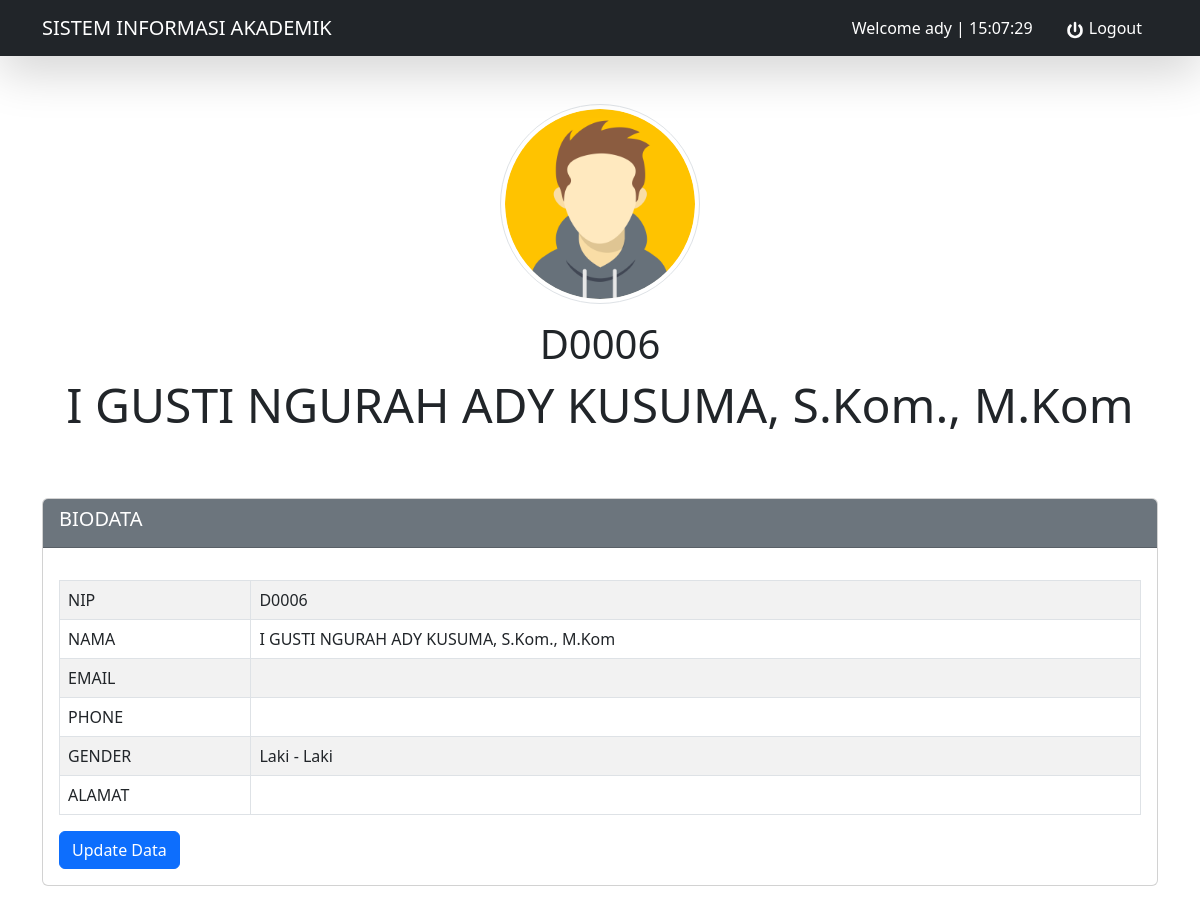
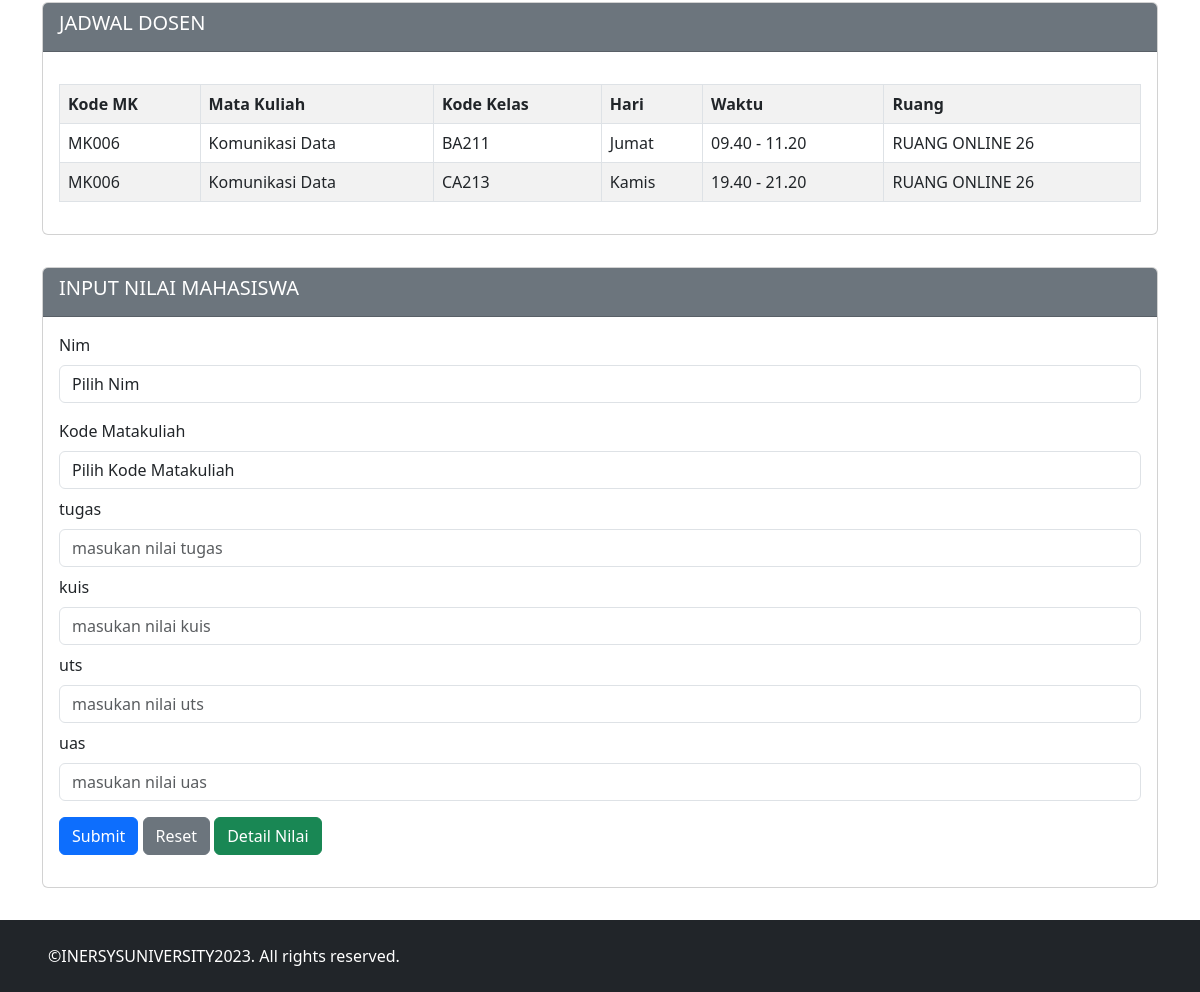
Page /dosen/dosen.php (signed in) on the committed database (2 pictures, top to bottom).
### tables this page shows
CREATE TABLE `dosen` (
  `nim` varchar(10) NOT NULL,
  `nama` varchar(100) NOT NULL,
  `alamat` varchar(500) NOT NULL,
  `gender` tinyint(1) DEFAULT NULL,
  `phone` varchar(12) NOT NULL,
  `email` varchar(50) NOT NULL
);

CREATE TABLE `jadwal` (
  `kode_jadwal` int(11) NOT NULL,
  `kode_kelas` varchar(10) NOT NULL,
  `kode_mk` varchar(10) DEFAULT NULL,
  `ruang` varchar(100) NOT NULL,
  `hari` varchar(10) DEFAULT NULL,
  `waktu` varchar(100) DEFAULT NULL
);

CREATE TABLE `matakuliah` (
  `kode_mk` varchar(10) NOT NULL,
  `nama_mk` varchar(100) DEFAULT NULL,
  `sks` int(11) DEFAULT NULL,
  `nim` varchar(10) NOT NULL
);

### koneksi.php (called while the page is built, shortened)
<?php
class koneksi {
	private $host = "localhost";
	private $user = "root";
	private $pass = "";
	private $dbname = "siak";
	public function getKoneksi() {
		$this->db_connection = new mysqli($this->host, $this->user, $this->pass, $this->dbname);
		if ($this->db_connection->connect_errno) {
			echo "Failed to connect to Database: (" . $this->db_connection->connect_errno . ") " . $this->db_connection->connect_error;
		} else {
			return $this->db_connection;
		}
	}
	public function tampildsn(){
		$db = new koneksi();
		$koneksi = $db->getKoneksi();
		$data=mysqli_query($koneksi, "SELECT * FROM dosen where nim='$_SESSION[nim]'");
		while($row=mysqli_fetch_array($data)){
			$hasil[]=$row;
		}
		return $hasil;
	}
	public function jdw_dsn(){
		$db = new koneksi();
		$koneksi = $db->getKoneksi();
		$this->data=mysqli_query($koneksi, "SELECT matakuliah.kode_mk, nama_mk, jadwal.kode_kelas, hari, waktu, ruang
		FROM
		matakuliah inner join jadwal
		ON matakuliah.kode_mk = jadwal.kode_mk
		WHERE matakuliah.nim ='$_SESSION[nim]'");
		if (mysqli_num_rows($this->data)>0) {
			while($row=mysqli_fetch_array($this->data)){
				$hasil[]=$row;
			}
			return $hasil;
		}
	}
}
?>

### dosen/dosen.php (the view, shortened to what this page needs)
<?php
include ('../koneksi.php');
$db = new koneksi();
$koneksi = $db->getKoneksi();
$tampil = $db->tampildsn();
$NIM=$_SESSION ['nim'] ;
$query="SELECT * from matakuliah where nim='$NIM'";
$sql= mysqli_query($koneksi,$query);
$dt= mysqli_fetch_array($sql);
?>
<html>
    <head>
        <link rel="stylesheet" href="../style.css">
        <link href="https://cdn.jsdelivr.net/npm/bootstrap@5.3.0-alpha1/dist/css/bootstrap.min.css" rel="stylesheet">
        <link rel="stylesheet" href="../style.css">
    </head>
    <body>
        <nav class="navbar navbar-expand-lg navbar-dark shadow-lg sticky-top bg-dark">
            <div class="container">
                <a class="navbar-brand" href="admin.php">SISTEM INFORMASI AKADEMIK</a>
                <div class="collapse navbar-collapse" id="navbarNav">
                    <ul class="navbar-nav ms-auto">
                        <li class="navbar-brand fs-6">
                            <?php
                            echo "Welcome " . $_SESSION['username'];
                            echo date(' |  H:i:s');
                        ?>
                    </li>
                    <li class="navbar-brand fs-6">
                        <a href="../logout.php"><img src="../img/logout.png" alt="logout" width="20px" class="logout"> Logout</a>
                    </li>
                    </ul>
                </div>
            </div>
        </nav>
        <section class="jumbotron text-center">
            <img src="../img/profile.png" alt="profile" width="200px" class="rounded-circle img-thumbnail mb-3" />
            <h1 class="display-6"><?php echo $_SESSION['nim'] ?></h1>
            <h1 class="display-5"><?php echo $_SESSION['nama'] ?></h1>
        </section>
        <section>
            <div class="container d-flex justify-content-center addusr">
                <div class="card" style="width: 70rem;">
                    <div class="card-header bg-secondary text-white">
                        <h5 class="card-title mb-2">BIODATA</h5>
                    </div>
                    <div class="card-body table-responsive">
                        <table class="table table-bordered border border-secondary ">
                        <?php
                                foreach($tampil as $row);
                                ?>
                                <table class="table table-bordered table-striped">
                                    <tr>
                                        <td>NIP</td>
                                        <td><?php echo $row['nim'] ?></td>
                                    </tr>
                                    <tr>
                                        <td>NAMA</td>
                                        <td><?php echo $row['nama'] ?></td>
                                    </tr>
                                    <tr>
                                        <td>EMAIL </td>
                                        <td><?php echo $row['email'] ?></td>
                                    </tr>
                                    <tr>
                                        <td>PHONE </td>
                                        <td><?php echo $row['phone'] ?></td>
                                    </tr>
                                    <tr>
                                        <td>GENDER </td>
                                        <td><?php
                                                if($row['gender']==1) {
                                                    echo "Laki - Laki";
                                                } else if($row['gender']==0){
                                                    echo "Perempuan";
                                                }?>
                                        </td>
                                    </tr>
                                    <tr>
                                        <td>ALAMAT</td>
                                        <td><?php echo $row['alamat'] ?></td>
                                    </tr>
                        </table>
                        <a class="btn btn-primary" href="up_dosen.php?nim=<?=$row['nim']?>" role="button">Update Data</a>
                    </div>
                </div>
            </div>
        </section>
        <?php
            $jdw = $db->jdw_dsn();
            if (mysqli_num_rows($db->data)>0) {
        ?>
        <section>
            <div class="container d-flex justify-content-center addusr">
                <div class="card" style="width: 70rem;">
                    <div class="card-header bg-secondary text-white">
                        <h5 class="card-title mb-2">JADWAL DOSEN</h5>
                    </div>
                    <div class="card-body">
                        <table class="table table-bordered border border-secondary ">
                                <table class="table table-bordered table-striped">
                                    <tr>
                                        <th>Kode MK</th>
                                        <th>Mata Kuliah</th>
                                        <th>Kode Kelas</th>
                                        <th>Hari</th>
                                        <th>Waktu</th>
                                        <th>Ruang</th>
                                    </tr>
                                    <?php
                                        foreach($jdw as $mpl){;?>
                                    <tr>
                                        <td><?php echo $mpl['kode_mk'] ?></td>
                                        <td><?php echo $mpl['nama_mk'] ?></td>
                                        <td><?php echo $mpl['kode_kelas'] ?></td>
                                        <td><?php echo $mpl['hari'] ?></td>
                                        <td><?php echo $mpl['waktu'] ?></td>
                                        <td><?php echo $mpl['ruang'] ?></td>
                                    </tr>
                                    <?php }?>
                            </table>
                    </div>
                </div>
            </div>
        </section>
        <?php }?>
        <section>
            <div class="container d-flex justify-content-center addusr">
                <div class="card" style="width: 70rem;">
                    <div class="card-header bg-secondary text-white">
                        <h5 class="card-title mb-2">INPUT NILAI MAHASISWA</h5>
                    </div>
                    <div class="card-body">
                        <form action="add_nilai.php" method="post">
                            <div class="mb-3">
                                <label for="nim" class="form-label">Nim</label>
                                <select name="nim" class="form-control" id="nim">
                                    <option value="">Pilih Nim</option>
                                </select>
                            </div>
                            <div class="mb-2">
                                <label for="kode_mk" class="form-label">Kode Matakuliah</label>
                                <select name="kode_mk" class="form-control" id="kode_mk" required>
                                    <?php
                                        $sql = "SELECT * FROM matakuliah where nim='$NIM'";
                                        $data = mysqli_query($koneksi,$sql);
                                    ?>
                                    <option value="">Pilih Kode Matakuliah</option>
                                </select>
                            </div>
                            <div class="form-outline mb-2">
                                <label class="form-label" for="tugas">tugas</label>
                                <input name="tugas" type="text" id="tugas" class="form-control"
                                placeholder="masukan nilai tugas"/>
                            </div>
                            <div class="form-outline mb-2">
                                <label class="form-label" for="kuis">kuis</label>
                                <input name="kuis" type="text" id="kuis" class="form-control"
                                placeholder="masukan nilai kuis"/>
                            </div>
                            <div class="form-outline mb-2">
                                <label class="form-label" for="uts">uts</label>
                                <input name="uts" type="text" id="uts" class="form-control"
                                placeholder="masukan nilai uts"/>
                            </div>
                            <div class="form-outline mb-3">
                                <label class="form-label" for="uas">uas</label>
                                <input name="uas" type="text" id="uas" class="form-control"
                                placeholder="masukan nilai uas"/>
                            </div>
                            <button type="submit" name="submit" class="btn btn-primary" value="simpan">Submit</button>
                            <button type="reset" name="reset" class="btn btn-secondary">Reset</button>
                            <a href="detail_nilai.php?kode_mk=<?=$dt['kode_mk']?>" class="btn btn-success" role="button">Detail Nilai</a>
                        </form>
                    </div>
                </div>
            </div>
        </section>
        <div
            class="d-flex flex-column flex-md-row text-md-start justify-content-between py-4 px-4 px-xl-5 bg-dark">
            <div class="text-white mb-3 mb-md-0 text-center">
                ©INERSYSUNIVERSITY2023. All rights reserved.
            </div>
        </div>
    </body>
</html>

### style.css (style rules this page uses)
a { text-decoration: none; color: white; }
.jumbotron { margin-top: 3rem; margin-bottom: 4rem; }
.logout { margin-left: 1rem; }
.addusr { margin-bottom: 2rem; }

### rows in the picture
dosen: nim "D0006", nama "I GUSTI NGURAH ADY KUSUMA, S.Kom., M.Kom"
jadwal: kode_mk.kode_mk "MK006", kode_mk.nama_mk "Komunikasi Data", kode_kelas "BA211", hari "Jumat", waktu "09.40 - 11.20", ruang "RUANG ONLINE 26"
jadwal: kode_mk.kode_mk "MK006", kode_mk.nama_mk "Komunikasi Data", kode_kelas "CA213", hari "Kamis", waktu "19.40 - 21.20", ruang "RUANG ONLINE 26"

### other values in the picture
$_SESSION['username'] "ady"
$_SESSION['nim'] "D0006"
$_SESSION['nama'] "I GUSTI NGURAH ADY KUSUMA, S.Kom., M.Kom"
